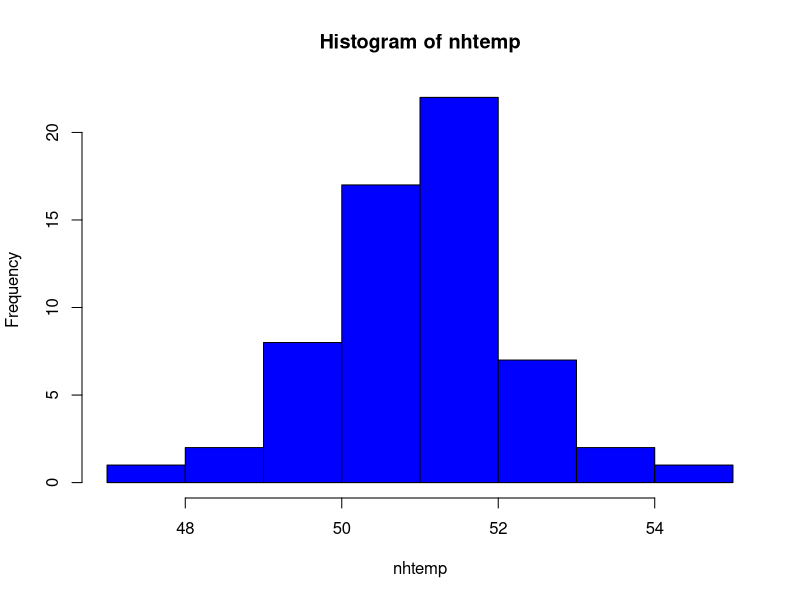
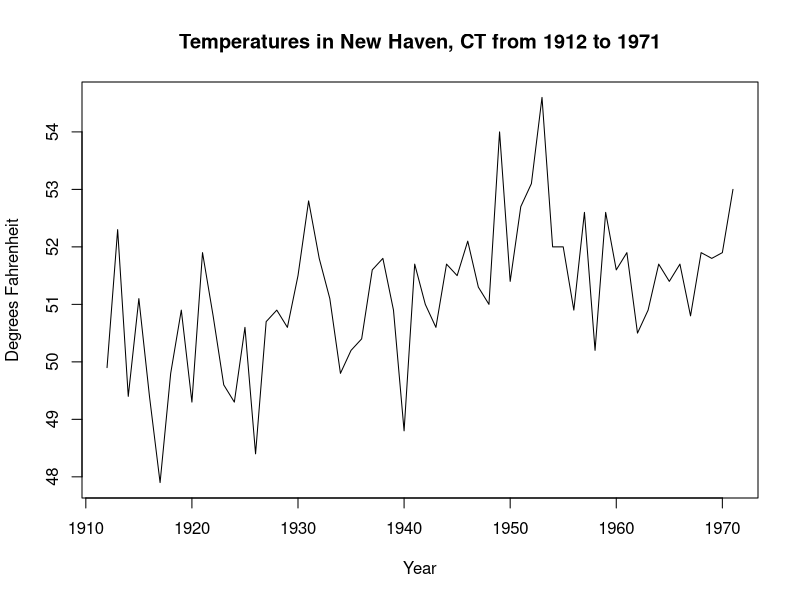

R code for these plots, in order:
## ---- chunk 1
knitr::opts_chunk$set(echo = TRUE)
## ---- chunk 2
# your answer here
fib <- rep(c(1, 1, 2, 3, 5), times = 800)
## ---- chunk 3
# your answer here

hist(nhtemp, col="blue")
## ---- chunk 4
# your answer here
str(nhtemp)
## ---- chunk 5
# your answer here
mean(nhtemp) 
51.16
## ---- chunk 6
# your answer here
sd(nhtemp)
1.265608

## ---- chunk 7
# your answer here
max(nhtemp)
54.6
## ---- chunk 8
# your answer here
1912 + which.max(nhtemp)

## ---- chunk 9
# your answer here
plot(nhtemp, xlab = "Year", ylab = "Degrees Fahrenheit", main = "Temperatures in New Haven, CT from 1912 to 1971")

